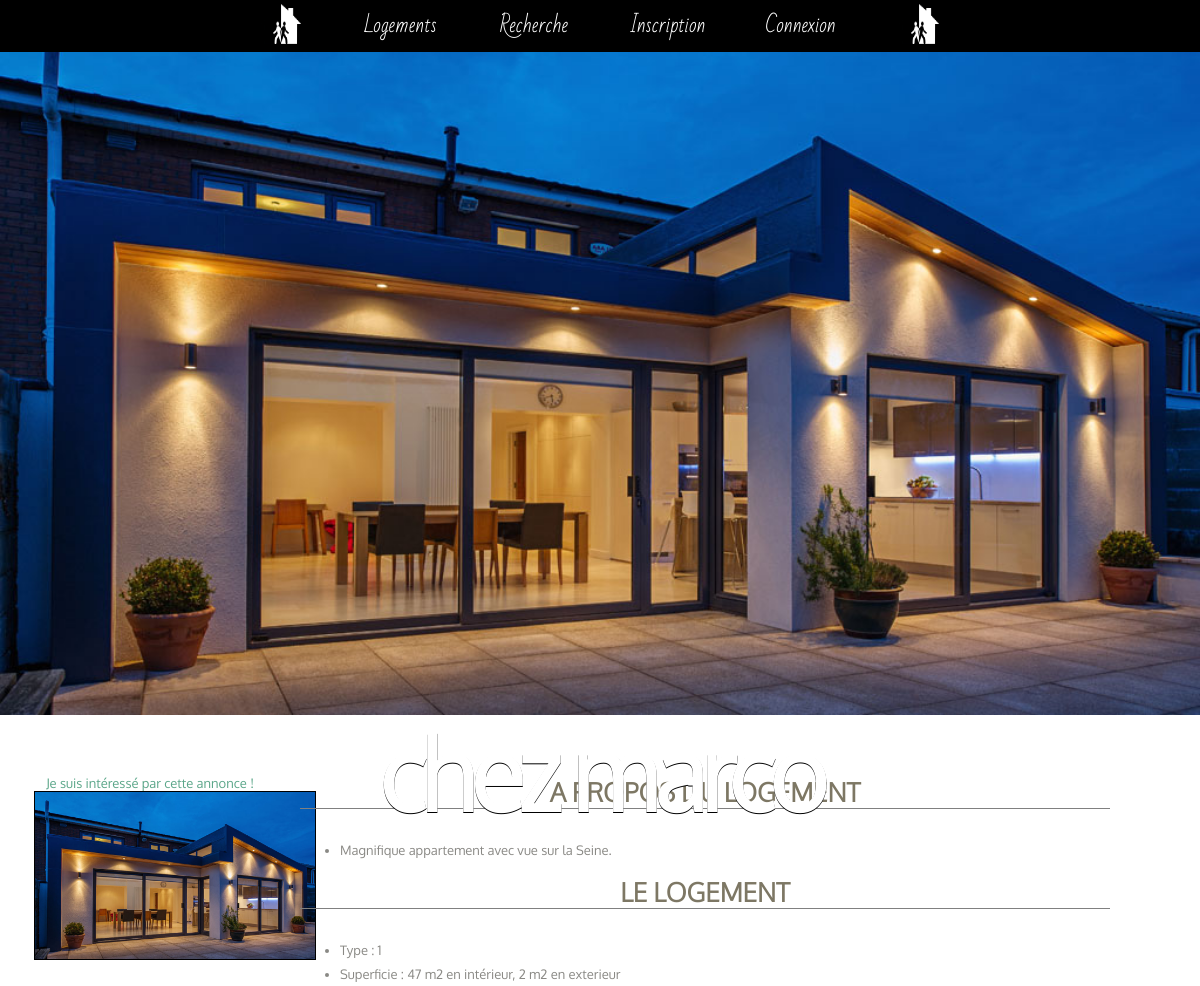
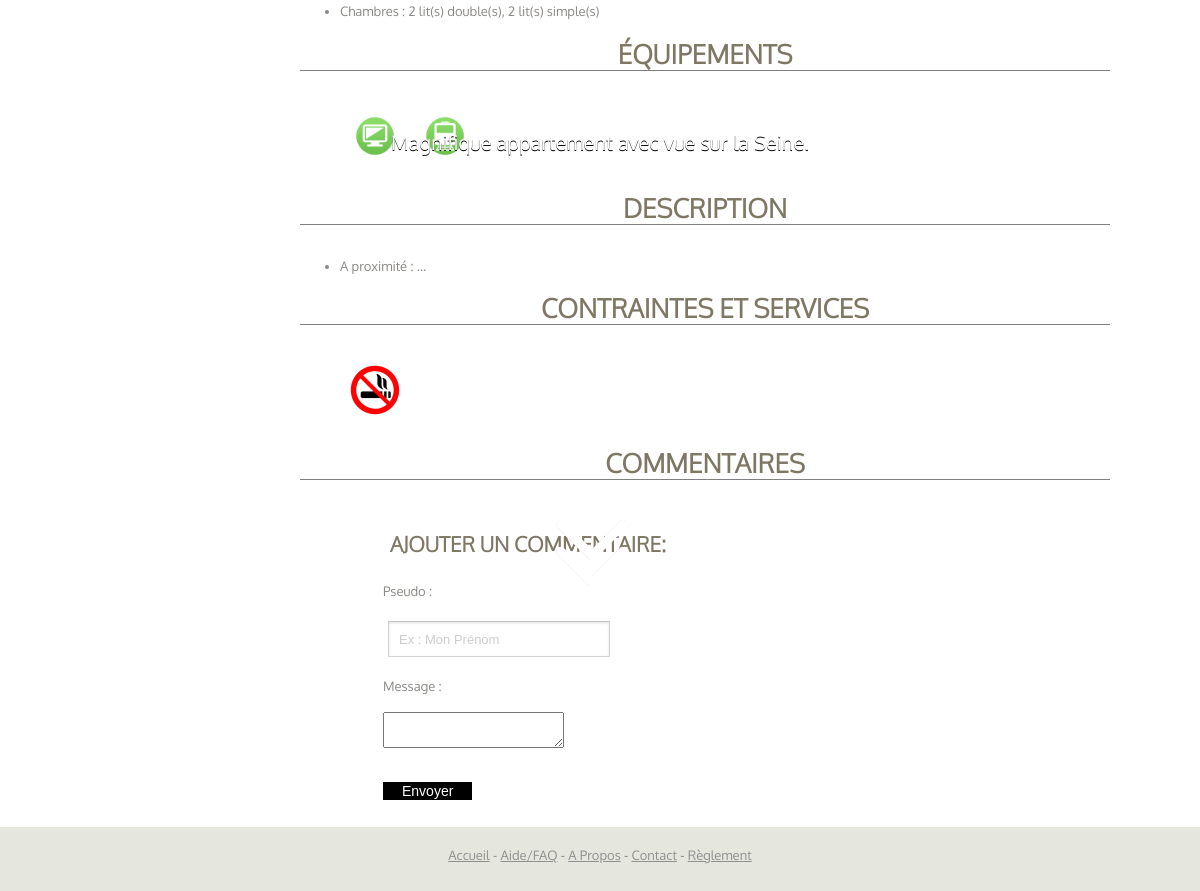
Screenshot of /page-logement2.php?idLogement=37 with the database file from the repository (2 pictures, top to bottom).
### tables this page shows
CREATE TABLE `logements` (
`id` int(11) NOT NULL,
  `titre_annonce` varchar(20) NOT NULL DEFAULT '(plus d''annonce)',
  `adresse` varchar(255) NOT NULL,
  `surfaceInterieure` int(11) NOT NULL DEFAULT '1',
  `surfaceExterieure` int(11) DEFAULT '1',
  `nombrePieces` int(11) NOT NULL DEFAULT '1',
  `descriptionSuccincte` varchar(125) NOT NULL,
  `description` text,
  `nombreLitsSimples` int(11) DEFAULT '0',
  `nombreLitsDoubles` int(11) DEFAULT '0',
  `descriptionProximite` text,
  `membres_idMembres` int(11) NOT NULL,
  `types_idTypes` int(11) NOT NULL DEFAULT '2',
  `villes_id` int(11) NOT NULL,
  `nombreClick` int(10) unsigned NOT NULL DEFAULT '0'
);

CREATE TABLE `equipe` (
`id` int(11) NOT NULL,
  `logements_id` int(11) NOT NULL,
  `equipements_id` int(11) NOT NULL
);

CREATE TABLE `equipements` (
`id` int(11) NOT NULL,
  `equipement` varchar(25) DEFAULT NULL,
  `slug` varchar(25) NOT NULL
);

CREATE TABLE `contraint` (
`id` int(11) NOT NULL,
  `logements_id` int(11) NOT NULL,
  `contraintes_id` int(11) NOT NULL
);

CREATE TABLE `contraintes` (
`id` int(11) NOT NULL,
  `contrainte` varchar(45) DEFAULT NULL,
  `slug` varchar(25) NOT NULL
);

### config.php (called while the page is built, shortened)
<?php
	function isadmin()
	{
		$bdd = new PDO('mysql:host=localhost;dbname=hsh', 'root', 'root', [PDO::MYSQL_ATTR_INIT_COMMAND => 'SET NAMES utf8']);
		$bdd->setAttribute(PDO::ATTR_ERRMODE, PDO::ERRMODE_EXCEPTION);
		if (!empty($_SESSION["userID"])) {
		$verifadmin = $bdd -> prepare("SELECT admin FROM membres WHERE id =".$_SESSION["userID"]);
                $verifadmin -> execute();
                $numadmin = $verifadmin->fetch();
                if ($numadmin['admin'] == 1) {return TRUE;}
        }else{
        	return false;
        }
	}
?>

### page-logement2.php (the view, shortened to what this page needs)
<?php require_once("config.php");
$idLogement  = $_GET["idLogement"] ;
$logement_info = $bdd -> prepare('SELECT nombrePieces, description, titre_annonce, surfaceInterieure, surfaceExterieure, nombreLitsSimples, nombreLitsDoubles, descriptionProximite, membres_idMembres, types_idTypes
                                    FROM logements WHERE id = '.$idLogement);
$logement_info -> execute();
$logement_contrainte = $bdd -> prepare('SELECT contraint.logements_id, contraint.contraintes_id, contraintes.contrainte, contraintes.id FROM contraint INNER JOIN contraintes ON contraint.contraintes_id=contraintes.id WHERE contraint.logements_id='.$idLogement);
$logement_contrainte -> execute();
$logement_equipe = $bdd -> prepare('SELECT equipe.logements_id, equipe.equipements_id, equipements.equipement, equipements.id FROM equipe INNER JOIN equipements ON equipe.equipements_id=equipements.id WHERE equipe.logements_id='.$idLogement);
$logement_equipe -> execute();
$result = $logement_info -> fetch();
$membrelog=$result['membres_idMembres'];
?>
<!DOCTYPE html>
<html>
    <head>
        <link href="style.css" rel="stylesheet" />
    </head>
    <body>
        <?php include("header.php"); ?>
        <div id="wrapper">
                <div id="photo-logement">
                    <img src="img/<?php echo($idLogement);?>/1.jpg" class="home-image">
                    <h1 id="titreannonce"><?php echo $result['titre_annonce'];?></h1>
                    <p id="descriptifannonce"><?php echo $result['description'];?></p>
                </div>
        </div>
        <div id="wrapper3">
            <div class="annonce">
	            <div class="profil">
	                <div class="colonne_gauche_profil">
	                	<?php if ($membrelog == $_SESSION['userID'] || isadmin()) {
	                	echo ("<div align=\"center\">
	                		<a href=\"modifier-annonce.php?idLogement=".$idLogement."\">Modifier mon annonce</a>
	                		<br/>
	                		<a href=\"#\" onClick=\"confirme(".$idLogement.")\">Supprimer mon annonce</a>
	                	</div>");
	                	}
	                	else {
	                		echo ("<div align=\"center\">
	                		<a href=\"#\" onClick=\"confirme2(".$idLogement.")\">Je suis intéressé par cette annonce !</a>
	                		<br/>
	                	</div>");
	                	}
	                	?>
	                    <div class="liste_logements">
	                    	<?php
	                        $nom_repertoire = 'img/'.$idLogement;
	                        if(file_exists($nom_repertoire)){
		                        $pointeur = opendir($nom_repertoire);
		                        $i = 0;
		                        while ($fichier = readdir($pointeur)){
			                        if (substr($fichier, -3) == "gif" || substr($fichier, -3) == "jpg" || substr($fichier, -3) == "png"
			                        || substr($fichier, -4) == "jpeg" || substr($fichier, -3) == "PNG" || substr($fichier, -3) == "GIF"
			                        || substr($fichier, -3) == "JPG"){
				                        $tab_image[$i] = $fichier;
				                        $i++;
				                    }
		                        }
		                        array_multisort($tab_image, SORT_ASC);
		                        for ($j=0;$j<=$i-1;$j++){
			                        $image = '<a href="'.$nom_repertoire.'/'.$tab_image[$j].'"><img src="'.$nom_repertoire.'/'.$tab_image[$j].'" id="image_liste_logements" style="margin-left: 12%;"></a>';
			                        echo ($image);
		                        }
	                    	}
	                    	?>
	                    </div>
	                </div>
	                <div class="colonne_droite_profil">
	                    <div id="infosPersoTitre">
	                        <h1><strong>A propos du logement</strong></h1>
	                            <ul class="infosPerso">
	                                <li><?php echo $result['description'];?></li>
	                            </ul>
	                        <h1><strong>Le logement</strong></h1>
	                            <ul class="infosPerso">
	                                <li>Type : <?php echo $result['types_idTypes'];?></li>
	                                <li>Superficie : <?php echo $result['surfaceInterieure'];?> m2 en intérieur, <?php echo $result['surfaceExterieure'];?> m2 en exterieur</li>
	                                <li>Chambres : <?php echo $result['nombreLitsDoubles'];?> lit(s) double(s), <?php echo $result['nombreLitsSimples'];?> lit(s) simple(s)</li>
	                            </ul>
	                         <h1><strong>Équipements</strong></h1>
	                            <ul class="infosPerso">
	                                <?php while ($equipement = $logement_equipe -> fetch())
	                        		{
	                        			echo("<img src='pictos/".$equipement['equipement'].".png' class=\"picto\">");
	                            	}
	                                ?>
	                             </ul>
	                        <h1><strong>Description</strong></h1>
	                            <ul class="infosPerso">
	                                <li>A proximité : <?php echo $result['descriptionProximite'];?></li>
	                             </ul>
	                        <h1><strong>Contraintes et services</strong></h1>
	                            <ul class="infosPerso">
	                        		<?php while ($contrainte = $logement_contrainte -> fetch())
	                        		{
	                        			echo("<img src='pictos/".$contrainte['contrainte'].".png' class=\"picto\">");
	                            	}
	                                ?>
	 							</ul>
	                        <h1><strong>Commentaires</strong></h1>
	                            <ul class="infosPerso">
	                                <?php include("Essavis.php"); ?>
	                            </ul>
	                    </div>
	                </div>
	            </div>
            </div>
        </div>
        <?php include("footer.php"); ?>
    </body>
</html>

### style.css (style rules this page uses)
body { margin: 0; padding: 0; background: #E5E6DD; font-family: 'Oxygen', sans-serif; font-size: 13px; color: #8A8985; }
h1, h2, h3 { margin: 0; padding: 0; text-transform: uppercase; font-family: 'Oxygen-Light'; color: #7D7764; }
h1 { font-size: 2em; }
p, ul, ol { margin-top: 0; line-height: 180%; }
p { position: relative; margin-left: auto; margin-right: auto; max-width: 90%; }
a { text-decoration: none; color: #5BA689; }
#wrapper { overflow: hidden; background: #FFFFFF; }
.infosPerso { margin-top: 20px; }
#infosPersoTitre h1 { display: inline-block; clear: both; text-align: center; border-bottom: 1px solid gray; margin-bottom: 10px; width: 90%; }
#infosPersoTitre li { max-width: 90%; }
.profil { margin-top: 5%; }
.colonne_gauche_profil { float: left; width: 25%; }
.colonne_droite_profil { float: right; width:75%; }
#image_liste_logements { width: 100%; height: auto; border: solid 1px; color: #000000; cursor: pointer; display: inline-block; opacity: 1; width: 280px; margin-left: auto; margin-right: auto; margin-bottom: 2%; text-align: center; }
.liste_logements { float: left; text-align: center; display: inline-block; }
#photo-logement img { width: 100%; height: auto; position:absolute; }
#photo-logement { z-index: 1; }
#titreannonce { position:absolute; top:35%; width:100%; text-align: center; padding: 50px 0px 0px 0px; letter-spacing: -6px; text-transform: lowercase; font-size: 100px; color: #FFFFFF; text-shadow: 0px 1px black; }
#descriptifannonce { position: absolute; top: 60%; margin-top: -20px; left: 25%; font-size: 20px; font-weight: 300; color: #FFFFFF; text-shadow: 0px 1px black; text-align: center; width:50%; }
#wrapper3 { overflow: hidden; background: none repeat scroll 0% 0% #FFF; }
.picto { width:50px; height: 50px; padding: 10px; }

### rows the page displays
logements: titre_annonce "chez marco", description "Magnifique appartement avec vue sur la Seine.", types_idTypes "1", surfaceInterieure "47", surfaceExterieure "2", nombreLitsDoubles "2", nombreLitsSimples "2", descriptionProximite "..."
equipe: equipements.equipement (picture)
equipe: equipements.equipement (picture)
contraint: contraintes.contrainte (picture)
